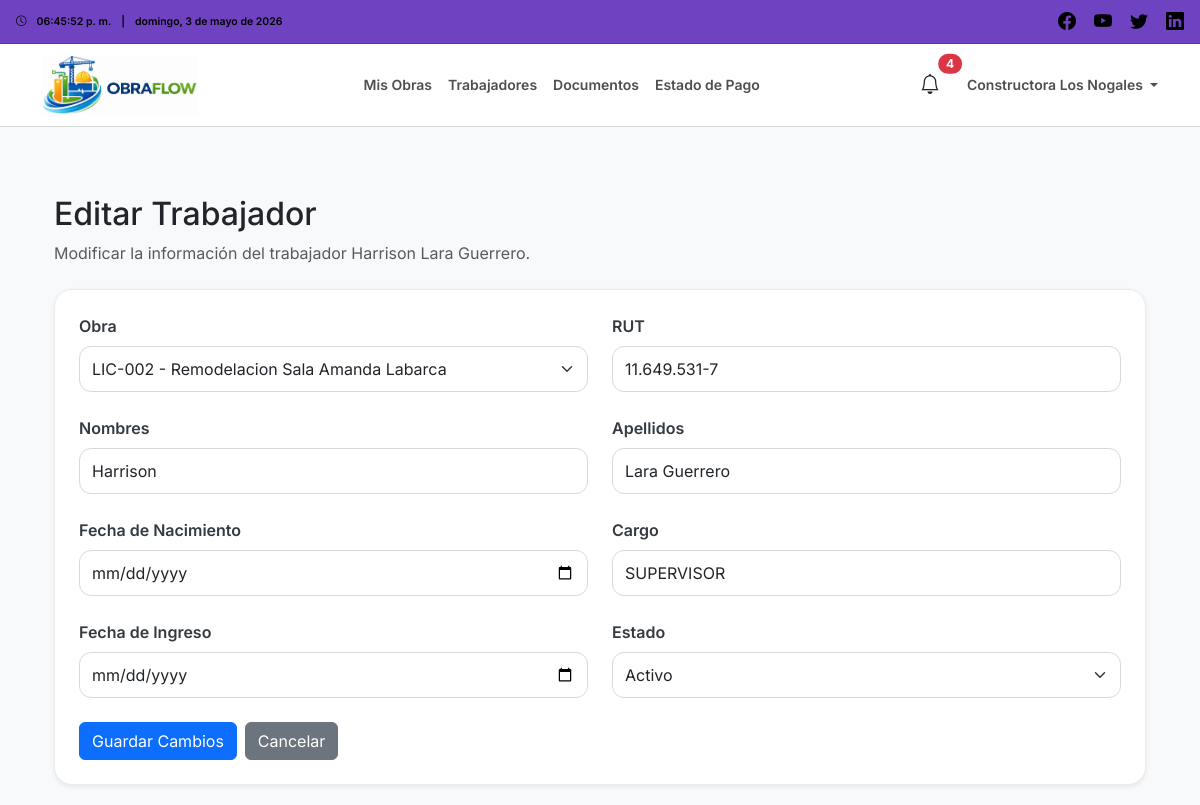
Screenshot of /trabajadores/2/editar/ (signed in) with the database file from the repository.
### users/models.py (models this page shows, shortened)
class User(AbstractUser):
    class Roles(models.TextChoices):
        ADMIN = 'ADMIN', 'Administrador'
        INSPECTOR = 'INSPECTOR', 'Inspector'
        CONTRATISTA = 'CONTRATISTA', 'Empresa Contratista'
    role = models.CharField(
        max_length=20,
        choices=Roles.choices,
        default=Roles.CONTRATISTA
    )

### trabajadores/models.py (models this page shows, shortened)
class Trabajador(models.Model):
    ESTADO_CHOICES = [
        ('ACTIVO', 'Activo'),
        ('INACTIVO', 'Inactivo'),
    ]
    obra = models.ForeignKey(
        Obra,
        on_delete=models.CASCADE,
        related_name='trabajadores'
    )
    nombres = models.CharField(max_length=150)
    apellidos = models.CharField(max_length=150)
    rut = models.CharField(max_length=20)
    fecha_nacimiento = models.DateField()
    cargo = models.CharField(max_length=150)
    fecha_ingreso = models.DateField()
    estado = models.CharField(
        max_length=20,
        choices=ESTADO_CHOICES,
        default='ACTIVO'
    )
    fecha_creacion = models.DateTimeField(auto_now_add=True)
    class Meta:
        verbose_name = 'Trabajador'
        verbose_name_plural = 'Trabajadores'
        ordering = ['apellidos', 'nombres']
    @property
    def documentos_completos(self):
        return hasattr(self, 'documentos') and all([
            self.documentos.carnet_identidad,
            self.documentos.certificado_antecedentes,
            self.documentos.contrato_trabajo,
        ])

### core/views.py (the view)
# urls.py: path('trabajadores/<int:trabajador_id>/editar/', trabajadores_editar, name='trabajadores_editar'),
@login_required(login_url='login')
def trabajadores_editar(request, trabajador_id):
    if request.user.role != 'CONTRATISTA':
        return HttpResponseForbidden('No tienes permiso para editar trabajadores.')
    trabajador = get_object_or_404(
        Trabajador,
        id=trabajador_id,
        obra__empresa=request.user
    )
    if request.method == 'POST':
        form = TrabajadorForm(request.POST, instance=trabajador, empresa=request.user)
        if form.is_valid():
            trabajador_editado = form.save()
            messages.success(request, f'El trabajador {trabajador_editado.nombres} {trabajador_editado.apellidos} fue actualizado correctamente.')
            return redirect('trabajadores_detalle', trabajador_id=trabajador.id)
    else:
        form = TrabajadorForm(instance=trabajador, empresa=request.user)
    return render(request, 'trabajadores/editar.html', {
        'form': form,
        'trabajador': trabajador
    })

### trabajadores/forms.py
class TrabajadorForm(forms.ModelForm):
    class Meta:
        model = Trabajador
        fields = [
            'obra',
            'nombres',
            'apellidos',
            'rut',
            'fecha_nacimiento',
            'cargo',
            'fecha_ingreso',
            'estado',
        ]
        widgets = {
            'obra': forms.Select(attrs={'class': 'form-select'}),
            'nombres': forms.TextInput(attrs={'class': 'form-control'}),
            'apellidos': forms.TextInput(attrs={'class': 'form-control'}),
            'rut': forms.TextInput(attrs={'class': 'form-control'}),
            'fecha_nacimiento': forms.DateInput(attrs={'class': 'form-control', 'type': 'date'}),
            'cargo': forms.TextInput(attrs={'class': 'form-control'}),
            'fecha_ingreso': forms.DateInput(attrs={'class': 'form-control', 'type': 'date'}),
            'estado': forms.Select(attrs={'class': 'form-select'}),
        }
    def __init__(self, *args, **kwargs):
        empresa = kwargs.pop('empresa', None)
        super().__init__(*args, **kwargs)
        if empresa is not None:
            self.fields['obra'].queryset = Obra.objects.filter(empresa=empresa)

### obras/models.py (called while the page is built)
    def __str__(self):
        return f"{self.codigo} - {self.nombre}"

### templates/trabajadores/editar.html (shortened to what this page needs)
{% extends 'base.html' %}
{% load static %}
{% block content %}
<div class="container mt-4">
    <div class="mb-4">
        <h2>Editar Trabajador</h2>
        <p class="text-muted mb-0">
            Modificar la información del trabajador {{ trabajador.nombres }} {{ trabajador.apellidos }}.
        </p>
    </div>
    <div class="card shadow-sm obra-form-card">
        <div class="card-body p-4">
            <form method="POST"
                  class="form-confirmacion-modal"
                  data-modal-titulo="Guardar Cambios"
                  data-modal-mensaje="¿Estás seguro de guardar los cambios realizados en este trabajador?">
                <div class="row g-4">
                    <div class="col-md-6">
                        <label class="form-label obra-form-label">Obra</label>
                        {{ form.obra }}
                    </div>
                    <div class="col-md-6">
                        <label class="form-label obra-form-label">RUT</label>
                        {{ form.rut }}
                    </div>
                    <div class="col-md-6">
                        <label class="form-label obra-form-label">Nombres</label>
                        {{ form.nombres }}
                    </div>
                    <div class="col-md-6">
                        <label class="form-label obra-form-label">Apellidos</label>
                        {{ form.apellidos }}
                    </div>
                    <div class="col-md-6">
                        <label class="form-label obra-form-label">Fecha de Nacimiento</label>
                        {{ form.fecha_nacimiento }}
                    </div>
                    <div class="col-md-6">
                        <label class="form-label obra-form-label">Cargo</label>
                        {{ form.cargo }}
                    </div>
                    <div class="col-md-6">
                        <label class="form-label obra-form-label">Fecha de Ingreso</label>
                        {{ form.fecha_ingreso }}
                    </div>
                    <div class="col-md-6">
                        <label class="form-label obra-form-label">Estado</label>
                        {{ form.estado }}
                    </div>
                </div>
                <div class="mt-4 d-flex gap-2 flex-wrap">
                    <button type="submit" class="btn btn-primary">Guardar Cambios</button>
                    <a href="{% url 'trabajadores_detalle' trabajador.id %}" class="btn btn-secondary">Cancelar</a>
                </div>
            </form>
        </div>
    </div>
</div>
{% endblock %}

### templates/partials/navbar_empresa.html (shortened to what this page needs)
{% load static %}
<div class="top-bar-empresa d-flex justify-content-between align-items-center px-3">
    <div class="hora-info d-flex align-items-center flex-nowrap small">
        <i class="bi bi-clock me-2"></i>
        <span id="topbarClockEmpresa" class="me-2">--:--:--</span>
        <span class="me-2">|</span>
        <span id="topbarDateEmpresa" class="text-truncate">--</span>
    </div>
    <div class="social-icons">
        <a href="#"><i class="bi bi-facebook"></i></a>
        <a href="#"><i class="bi bi-youtube"></i></a>
        <a href="#"><i class="bi bi-twitter"></i></a>
        <a href="#"><i class="bi bi-linkedin"></i></a>
    </div>
</div>
<nav class="navbar navbar-expand-lg navbar-light navbar-inspector">
    <div class="container">
        <a class="navbar-brand d-flex align-items-center" href="{% url 'dashboard_empresa' %}">
            <img src="{% static 'images/logo_navbar.jpeg' %}" alt="OBRAFLOW" class="logo">
        </a>
        <div class="collapse navbar-collapse" id="navbarNavEmpresa">
            <ul class="navbar-nav mx-auto">
                <li class="nav-item"><a class="nav-link" href="{% url 'obras' %}">Mis Obras</a></li>
                <li class="nav-item"><a class="nav-link" href="{% url 'trabajadores' %}">Trabajadores</a></li>
                <li class="nav-item"><a class="nav-link" href="{% url 'documentos' %}">Documentos</a></li>
                <li class="nav-item"><a class="nav-link" href="{% url 'edp' %}">Estado de Pago</a></li>
            </ul>
            <div class="nav-icons d-flex align-items-center gap-3">
                <button class="btn btn-link nav-alert-btn position-relative"
                        type="button"
                        data-bs-toggle="offcanvas"
                        data-bs-target="#offcanvasAlertasEmpresa">
                    <i class="bi bi-bell fs-5"></i>
                    {% if nav_total_alertas_empresa > 0 %}
                    <span class="position-absolute top-0 start-100 translate-middle badge rounded-pill bg-danger">
                        {{ nav_total_alertas_empresa }}
                    </span>
                    {% endif %}
                </button>
                <div class="dropdown">
                    <a class="nav-link dropdown-toggle"
                       href="#"
                       role="button"
                       data-bs-toggle="dropdown">
                        {% if request.user.first_name %}
                            {{ request.user.first_name }} {{ request.user.last_name }}
                        {% else %}
                            {{ request.user.username }}
                        {% endif %}
                    </a>
                </div>
            </div>
        </div>
    </div>
</nav>

### static/css/styles.css (style rules this page uses)
body { font-family: 'Inter', sans-serif; background-color: #f8f9fa; margin: 0; padding: 0; }
.top-bar-empresa { background-color: #6f42c1; color: black; font-size: 12px; font-weight: 600; padding: 8px 15px; }
.top-bar-inspector .hora-info, .top-bar-empresa .hora-info { display: flex; align-items: center; gap: 2px; }
.top-bar-inspector .social-icons a, .top-bar-empresa .social-icons a { color: black; font-size: 18px; margin-left: 15px; text-decoration: none; transition: color 0.2s ease-in-out; }
.navbar-inspector { background-color: #ffffff; border-top: 1px solid #4e4e4e; border-bottom: 1px solid #d9d9d9; min-height: 70px; padding-top: 6px; padding-bottom: 6px; }
.logo { height: 100%; max-height: 60px; width: auto; object-fit: contain; display: block; }
.navbar-inspector .nav-link { color: #4e4e4e; font-weight: 600; font-size: 14px; transition: color 0.2s ease-in-out; white-space: nowrap; }
.nav-icons { display: flex; align-items: center; gap: 20px; }
.obra-form-card { border: 1px solid #ececec; border-radius: 18px; }
.obra-form-label { font-weight: 600; color: #343a40; margin-bottom: 8px; }
.obra-form-card input, .obra-form-card select, .obra-form-card textarea { border-radius: 12px; border: 1px solid #d9d9d9; min-height: 46px; box-shadow: none; }
.obra-form-card input, .obra-form-card select { border-radius: 12px; border: 1px solid #d9d9d9; min-height: 46px; box-shadow: none; }
.nav-alert-btn { color: #212529; text-decoration: none; padding: 6px 10px; }

### rows the page displays
User: user.first_name "Constructora Los Nogales"
Trabajador: nombres "Harrison", apellidos "Lara Guerrero", obra "LIC-002 - Remodelacion Sala Amanda Labarca", rut "11.649.531-7", cargo "SUPERVISOR", estado "Activo"

### other values shown
{{ nav_total_alertas_empresa }} "4"
